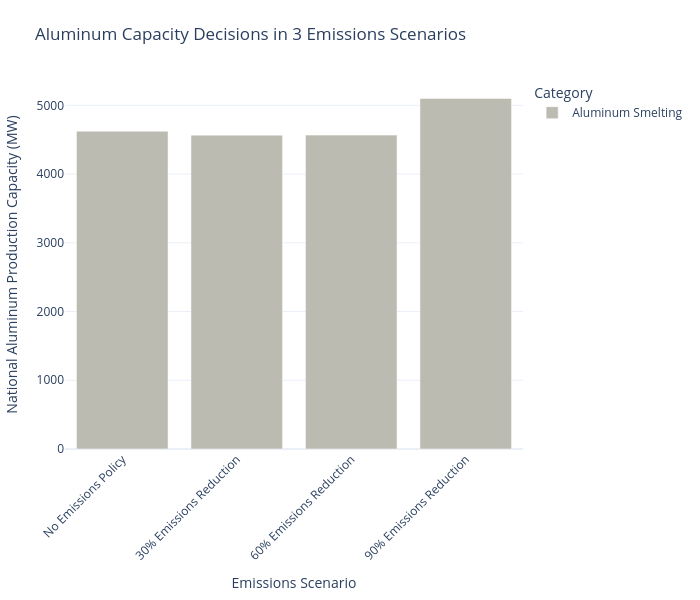

Notebook code cell kept with this figure:
### Code cell
plot_stacked_bar(
    consolidate_capacity(aluminum_df).T,
    scenario_map=scenario_map,
    name_map=tech_name_map,
    color_map=custom_color_map,
    title_name = "Aluminum Capacity Decisions in 3 Emissions Scenarios",
    xaxis_name="Emissions Scenario",
    yaxis_name="National Aluminum Production Capacity (MW)",
    width=700
)

### Figure 1 — Plotly figure (JSON) as saved in the notebook; plotly's stock layout.template omitted (floating-point values rounded to 4 significant figures)
{"data": [{"hovertemplate": "Category=Aluminum Smelting<br>Emissions Scenario=%{x}<br>National Aluminum Production Capacity (MW)=%{y}<extra></extra>", "legendgroup": "Aluminum Smelting", "marker": {"color": "#bbbbb2", "pattern": {"shape": ""}}, "name": "Aluminum Smelting", "orientation": "v", "showlegend": true, "textposition": "auto", "type": "bar", "x": ["No Emissions Policy", "30% Emissions Reduction", "60% Emissions Reduction", "90% Emissions Reduction"], "xaxis": "x", "y": [4624.0, 4567.0, 4567.0, 5100.0], "yaxis": "y"}], "layout": {"barmode": "stack", "height": 600, "legend": {"title": {"text": "Category"}, "tracegroupgap": 0, "traceorder": "reversed"}, "margin": {"b": 80, "l": 60, "r": 60, "t": 80}, "title": {"text": "Aluminum Capacity Decisions in 3 Emissions Scenarios"}, "width": 700, "xaxis": {"anchor": "y", "domain": [0, 1], "tickangle": -45, "title": {"text": "Emissions Scenario"}}, "yaxis": {"anchor": "x", "domain": [0, 1], "title": {"text": "National Aluminum Production Capacity (MW)"}}}}
